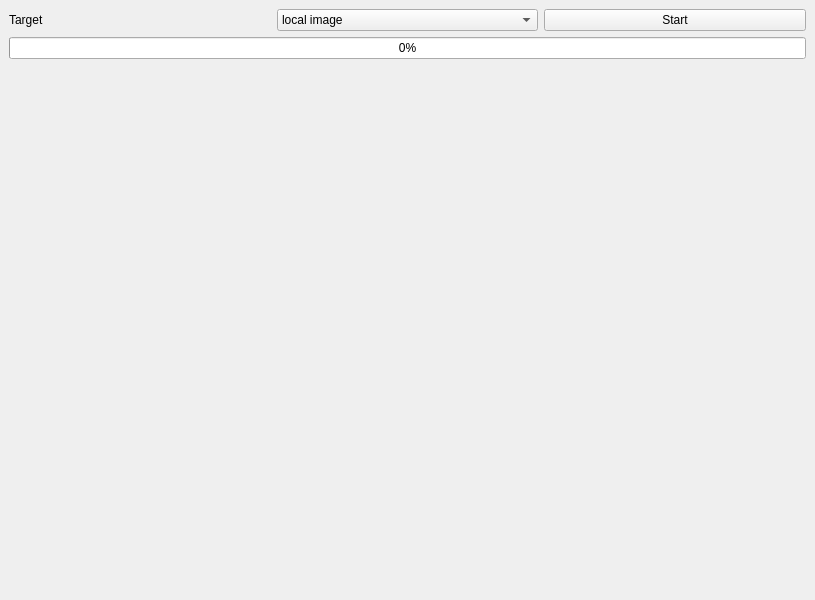
<?xml version="1.0" encoding="UTF-8"?>
<ui version="4.0">
 <class>MainWindow</class>
 <widget class="QMainWindow" name="MainWindow">
  <property name="geometry">
   <rect>
    <x>0</x>
    <y>0</y>
    <width>815</width>
    <height>600</height>
   </rect>
  </property>
  <property name="sizePolicy">
   <sizepolicy hsizetype="Expanding" vsizetype="Expanding">
    <horstretch>0</horstretch>
    <verstretch>0</verstretch>
   </sizepolicy>
  </property>
  <property name="windowTitle">
   <string>MainWindow</string>
  </property>
  <widget class="QWidget" name="centralwidget">
   <property name="sizePolicy">
    <sizepolicy hsizetype="Maximum" vsizetype="Maximum">
     <horstretch>0</horstretch>
     <verstretch>0</verstretch>
    </sizepolicy>
   </property>
   <layout class="QGridLayout" name="gridLayout">
    <item row="0" column="0">
     <layout class="QVBoxLayout" name="verticalLayout_2" stretch="0,0,1">
      <property name="sizeConstraint">
       <enum>QLayout::SetDefaultConstraint</enum>
      </property>
      <item>
       <layout class="QHBoxLayout" name="horizontalLayout_3">
        <item>
         <widget class="QLabel" name="label_7">
          <property name="text">
           <string>Target</string>
          </property>
         </widget>
        </item>
        <item>
         <widget class="QComboBox" name="targetCombox">
          <item>
           <property name="text">
            <string>local image</string>
           </property>
          </item>
          <item>
           <property name="text">
            <string>find camera</string>
           </property>
          </item>
         </widget>
        </item>
        <item>
         <widget class="QPushButton" name="mainBtn">
          <property name="text">
           <string>Start</string>
          </property>
         </widget>
        </item>
       </layout>
      </item>
      <item>
       <widget class="QProgressBar" name="downProgressBar">
        <property name="enabled">
         <bool>true</bool>
        </property>
        <property name="value">
         <number>0</number>
        </property>
       </widget>
      </item>
      <item>
       <layout class="QHBoxLayout" name="horizontalLayout_4" stretch="6,1">
        <property name="sizeConstraint">
         <enum>QLayout::SetDefaultConstraint</enum>
        </property>
        <item>
         <widget class="QLabel" name="resultImageLabel">
          <property name="text">
           <string/>
          </property>
         </widget>
        </item>
        <item>
         <widget class="QLabel" name="resultLabel">
          <property name="text">
           <string/>
          </property>
         </widget>
        </item>
       </layout>
      </item>
     </layout>
    </item>
   </layout>
  </widget>
 </widget>
 <resources/>
 <connections>
  <connection>
   <sender>mainBtn</sender>
   <signal>clicked()</signal>
   <receiver>MainWindow</receiver>
   <slot>main_btn_clicked()</slot>
   <hints>
    <hint type="sourcelabel">
     <x>760</x>
     <y>26</y>
    </hint>
    <hint type="destinationlabel">
     <x>839</x>
     <y>26</y>
    </hint>
   </hints>
  </connection>
  <connection>
   <sender>targetCombox</sender>
   <signal>currentIndexChanged(int)</signal>
   <receiver>MainWindow</receiver>
   <slot>combox_index_changed()</slot>
   <hints>
    <hint type="sourcelabel">
     <x>606</x>
     <y>24</y>
    </hint>
    <hint type="destinationlabel">
     <x>626</x>
     <y>-3</y>
    </hint>
   </hints>
  </connection>
 </connections>
 <slots>
  <slot>main_btn_clicked()</slot>
  <slot>combox_index_changed()</slot>
 </slots>
</ui>
